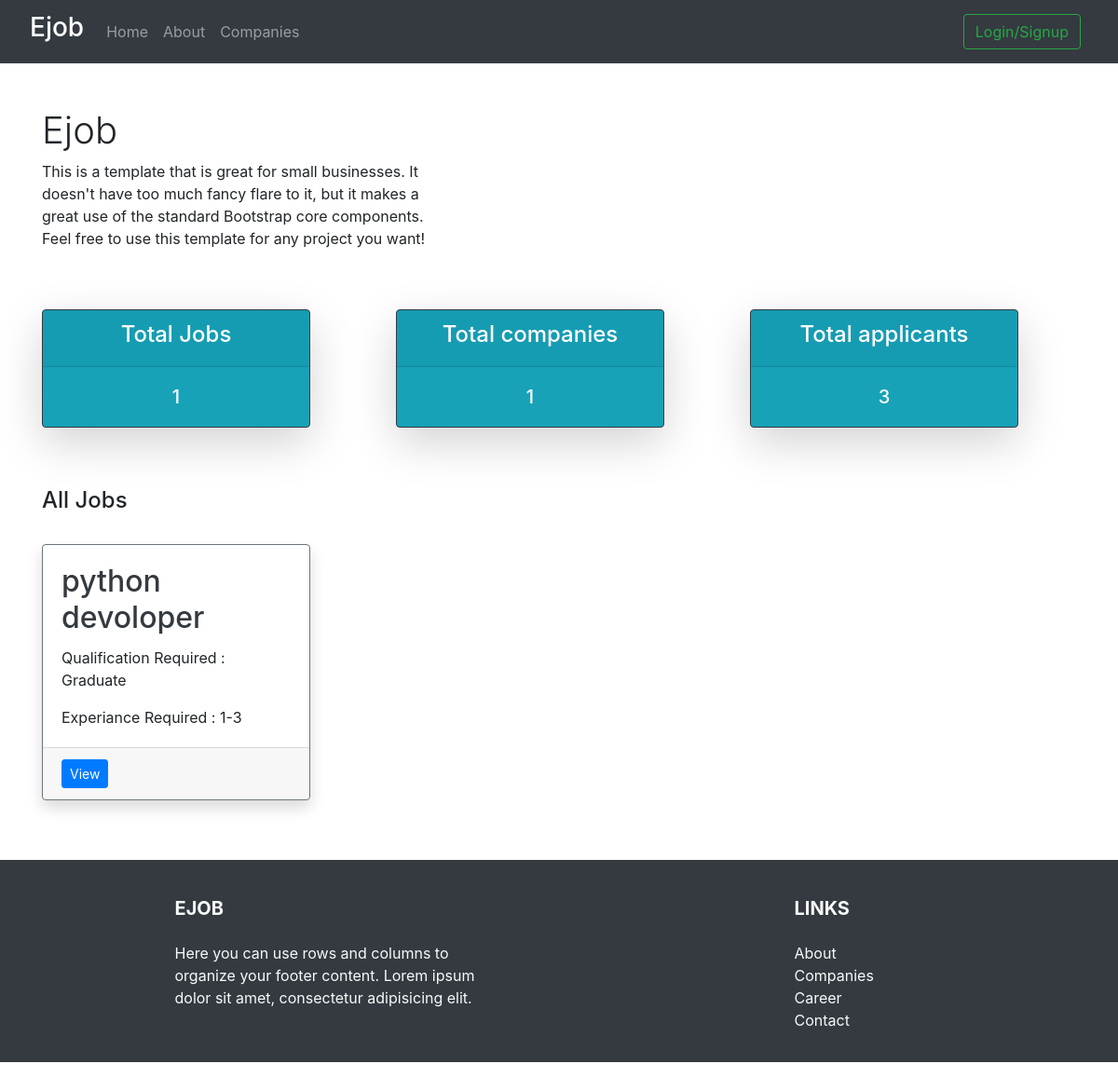
The page / on the database its author committed.
### jobs/models.py (models this page shows, shortened)
class Jobs(models.Model):
    QUALIFICATION = (
                    ('Under Graduate', 'Under Graduate'),
                    ('Graduate', 'Graduate'),
                    ('Post Graduate', 'Post Graduate')
    )
    EXPERIANCE = (
        ('Fresher', 'Fresher'),
        ('1-3', '1-3'),
        ('4-6', '4-6'),
        ('6-10', '6-10'),
        ('More than 10', 'More than 10')
    )
    companies = models.ForeignKey(
        Companies, null=True, on_delete=models.CASCADE)
    title = models.CharField(max_length=250, null=True)
    qualification = models.CharField(
        max_length=250, null=True, choices=QUALIFICATION)
    experiance = models.CharField(
        max_length=250, null=True, choices=EXPERIANCE)
    description = models.TextField(null=True)
    date_created = models.DateTimeField(auto_now_add=True, null=True)

### jobs/views.py (the view)
# urls.py: 2. Add a URL to urlpatterns:  path('', views.home, name='home')
def home(request):
    jobs = Jobs.objects.all().order_by('-id')
    totaljobs = jobs.count()
    companies = Companies.objects.all()
    totalcompanies = companies.count()
    applicants = Applicant.objects.all()
    totalapplicants = applicants.count()
    context = {
        'jobs': jobs,
        "totaljobs": totaljobs,
        "totalcompanies": totalcompanies,
        "totalapplicants": totalapplicants
    }
    return render(request, 'home.html', context)

### jobs/templates/home.html (shortened to what this page needs)
{% extends 'base.html' %} {% block content %}
<link
  rel="stylesheet"
  href="https://stackpath.bootstrapcdn.com/bootstrap/4.4.1/css/bootstrap.min.css"
/>
<div class="container">
  <div class="row align-items-center my-5">
    <div class="col-lg-5">
      <h1 class="font-weight-light"><strog>Ejob</strog></h1>
      <p>
        This is a template that is great for small businesses. It doesn't have
        too much fancy flare to it, but it makes a great use of the standard
        Bootstrap core components. Feel free to use this template for any
        project you want!
      </p>
    </div>
  </div>
  <div class="row">
    <div class="col-md-4 mb-5">
      <div
        class="card text-white bg-info mb-3 shadow-lg rounded border border-dark"
        style="max-width: 18rem;"
      >
        <div class="card-header text-center"><h4>Total Jobs</h4></div>
        <div class="card-body">
          <h5 class="card-text text-center">{{totaljobs}}</h5>
        </div>
      </div>
    </div>
    <div class="col-md-4 mb-5">
      <div
        class="card text-white bg-info mb-3 shadow-lg rounded border border-dark"
        style="max-width: 18rem;"
      >
        <div class="card-header text-center"><h4>Total companies</h4></div>
        <div class="card-body">
          <h5 class="card-text text-center">{{totalcompanies}}</h5>
        </div>
      </div>
    </div>
    <div class="col-md-4 mb-5">
      <div
        class="card text-white bg-info mb-3 shadow-lg rounded border border-dark"
        style="max-width: 18rem;"
      >
        <div class="card-header text-center"><h4>Total applicants</h4></div>
        <div class="card-body">
          <h5 class="card-text text-center">{{totalapplicants}}</h5>
        </div>
      </div>
    </div>
  </div>
  <div class="align-items-center"><h4>All Jobs</h4></div>
  <br />
  <div class="row">
    {% for i in jobs %}
    <div class="col-md-4 mb-5">
      <div
        class="card border-secondary mb-3 shadow bg-white rounded"
        style="max-width: 18rem;"
      >
        <div class="card-body">
          <h2 class="card-title">
            <a href="{% url 'jobs' i.id %}" class="text-dark">{{i.title}}</a>
          </h2>
          <p class="card-text">Qualification Required : {{i.qualification}}</p>
          <p class="card-text">Experiance Required : {{i.experiance}}</p>
        </div>
        <div class="card-footer">
          <a href="{% url 'jobs' i.id %}" class="btn btn-primary btn-sm"
            >View</a
          >
        </div>
      </div>
    </div>
    {% endfor %}
  </div>
</div>
{% endblock content %}

### rows shown on the page
Jobs: title "python devoloper", qualification "Graduate", experiance "1-3"

### other values the page prints
{{ totaljobs }} "1"
{{ totalcompanies }} "1"
{{ totalapplicants }} "3"
